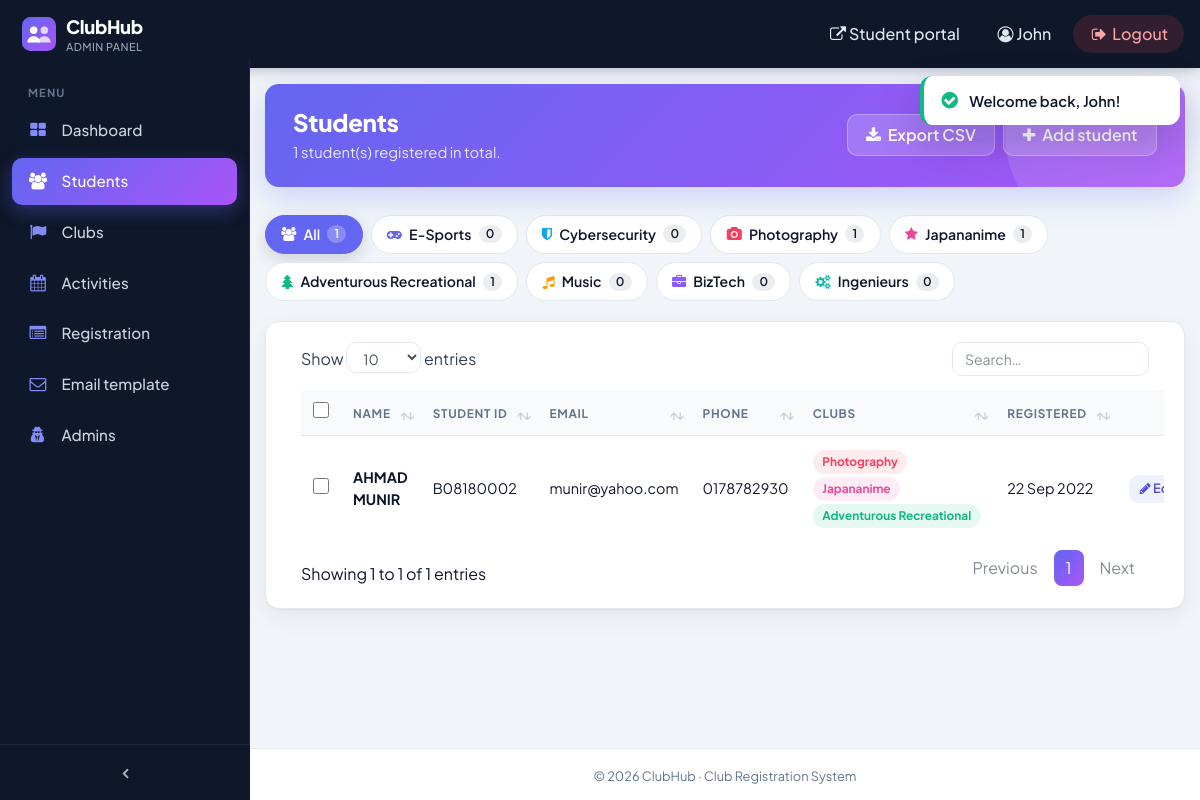
/club-unimy/students.php (signed in), run on the app's committed database.
### tables this page shows
CREATE TABLE `user` (
  `id_user` int(100) NOT NULL,
  `name_user` varchar(200) NOT NULL,
  `studentid_user` varchar(200) NOT NULL,
  `email_user` varchar(200) NOT NULL,
  `phone_user` varchar(200) NOT NULL,
  `club_user` varchar(200) NOT NULL,
  `created_at` timestamp NOT NULL DEFAULT CURRENT_TIMESTAMP
);

### club-unimy/lib/app.php (called while the page is built, shortened)
<?php
require_once APP_ROOT . '/config-mysqli.php';
mysqli_set_charset($conn, 'utf8mb4');
function db(): mysqli
{
    global $conn;
    return $conn;
}
function q(string $sql, array $params = [])
{
    $stmt = db()->prepare($sql);
    if ($params) {
        $stmt->bind_param(str_repeat('s', count($params)), ...array_map('strval', $params));
    }
    $stmt->execute();
    $res = $stmt->get_result();
    return $res === false ? true : $res;
}
function rows(string $sql, array $params = []): array
{
    return q($sql, $params)->fetch_all(MYSQLI_ASSOC);
}
function row(string $sql, array $params = []): ?array
{
    return q($sql, $params)->fetch_assoc() ?: null;
}
function e($v): string
{
    return htmlspecialchars((string)$v, ENT_QUOTES, 'UTF-8');
}
function club_list(?string $stored): array
{
    return array_values(array_filter(array_map('trim', explode(',', (string)$stored))));
}
function club_by_keyword(string $keyword): ?array
{
    foreach (CLUBS as $type => $c) {
        if (strcasecmp($c['keyword'], $keyword) === 0) {
            return $c + ['type' => $type];
        }
    }
    return null;
}
function member_count(string $type): int
{
    $r = row("SELECT COUNT(*) n FROM user WHERE CONCAT(',', club_user) LIKE ?", ['%,' . CLUBS[$type]['keyword'] . ',%']);
    return (int)$r['n'];
}
function total_students(): int
{
    return (int)row("SELECT COUNT(*) n FROM user")['n'];
}

### club-unimy/students.php (the view, shortened to what this page needs)
<?php
require_once __DIR__ . '/lib/layout.php';
$club = $_GET['club'] ?? '';
$students = $club ? members_of($club) : rows("SELECT * FROM user ORDER BY created_at DESC, id_user DESC");
?>
<div class="cb-club-tabs">
    <a href="students.php" class="<?= $club === '' ? 'active' : '' ?>"><i class="fa fa-users"></i> All <span class="cb-count"><?= total_students() ?></span></a>
    <?php foreach (CLUBS as $type => $c) { ?>
    <a href="students.php?club=<?= $type ?>" class="<?= $club === $type ? 'active' : '' ?>" style="--c:<?= $c['color'] ?>">
        <i class="fa <?= $c['icon'] ?>"></i> <?= e($c['keyword']) ?> <span class="cb-count"><?= member_count($type) ?></span>
    </a>
    <?php } ?>
</div>
<div class="card mb-4">
    <div class="card-body">
        <div class="table-responsive">
            <table class="table table-hover js-datatable" style="width:100%">
                <thead>
                    <tr>
                        <th class="no-sort"><input type="checkbox" class="js-check-all" aria-label="Select all"></th>
                        <th>Name</th>
                        <th>Student ID</th>
                        <th>Email</th>
                        <th>Phone</th>
                        <th>Clubs</th>
                        <th>Registered</th>
                        <th class="no-sort text-right">Actions</th>
                    </tr>
                </thead>
                <tbody>
                    <?php foreach ($students as $s) { ?>
                    <tr>
                        <td><input type="checkbox" class="js-check" value="<?= (int)$s['id_user'] ?>" aria-label="Select"></td>
                        <td class="font-weight-bold"><?= e(strtoupper($s['name_user'])) ?></td>
                        <td><?= e(strtoupper($s['studentid_user'])) ?></td>
                        <td><?= e($s['email_user']) ?></td>
                        <td><?= e($s['phone_user']) ?></td>
                        <td>
                            <?php foreach (club_list($s['club_user']) as $k) { $c = club_by_keyword($k); ?>
                                <span class="cb-pill" style="background:<?= $c ? $c['color'] : '#64748b' ?>1a;color:<?= $c ? $c['color'] : '#64748b' ?>"><?= e($k) ?></span>
                            <?php } ?>
                        </td>
                        <td data-order="<?= e($s['created_at']) ?>" class="text-nowrap"><?= e(date('d M Y', strtotime($s['created_at']))) ?></td>
                        <td class="text-right text-nowrap">
                            <a href="edituser.php?id_user=<?= (int)$s['id_user'] ?>" class="btn btn-light-primary btn-sm"><i class="fa fa-pencil"></i> Edit</a>
                        </td>
                    </tr>
                    <?php } ?>
                </tbody>
            </table>
        </div>
    </div>
</div>

### club-unimy/css/sb-admin.css (style rules this page uses)
html { position: relative; min-height: 100%; }
body { overflow-x: hidden; }
body.sticky-footer { margin-bottom: 56px; }
body.fixed-nav { padding-top: 56px; }

### club-unimy/css/theme.css (style rules this page uses)
:root { --cb-primary: #6366f1; --cb-primary-600: #4f46e5; --cb-accent: #a855f7; --cb-gradient: linear-gradient(135deg, #6366f1 0%, #a855f7 100%); --cb-sidebar: #0f172a; --cb-sidebar-2: #1e293b; --cb-bg: #f1f5f9; --cb-surface: #ffffff; --cb-text: #0f172a; --cb-muted: #64748b; --cb-border: #e2e8f0; --cb-success: #10b981; --cb-danger: #ef4444; --cb-warning: #f59e0b; --cb-radius: 14px; --cb-shadow: 0 1px 2px rgba(15, 23, 42, .04), 0 8px 24px rgba(15, 23, 42, .06); }
html, body { font-family: "Plus Jakarta Sans", system-ui, -apple-system, "Segoe UI", Roboto, sans-serif !important; color: var(--cb-text); }
body, body.bg-dark { background: var(--cb-bg) !important; }
a { color: var(--cb-primary-600); }
.card { border: 1px solid var(--cb-border) !important; border-radius: var(--cb-radius) !important; box-shadow: var(--cb-shadow); background: var(--cb-surface); overflow: hidden; }
.table { font-family: inherit !important; font-size: .9rem !important; color: var(--cb-text); }
.table thead th { background: #f8fafc; color: var(--cb-muted); font-size: .74rem; font-weight: 700; letter-spacing: .06em; text-transform: uppercase; border-top: 0 !important; border-bottom: 1px solid var(--cb-border) !important; white-space: nowrap; }
.table td { vertical-align: middle !important; border-top: 1px solid #f1f5f9 !important; }
table.dataTable { border-collapse: collapse !important; }
.btn { border-radius: 10px !important; font-weight: 600 !important; padding: .5rem 1.15rem; border: 0 !important; transition: transform .15s, box-shadow .15s, filter .15s; }
.cb-head-actions .btn { background: rgba(255, 255, 255, .18) !important; color: #fff !important; box-shadow: none; border: 1px solid rgba(255, 255, 255, .3) !important; }
.cb-pill { display: inline-flex; align-items: center; gap: .35rem; font-size: .74rem; font-weight: 700; padding: .2rem .6rem; border-radius: 999px; margin: .1rem .15rem .1rem 0; white-space: nowrap; }
.cb-club-tabs { display: flex; flex-wrap: wrap; gap: .5rem; margin-bottom: 1.25rem; }
.cb-club-tabs a { display: inline-flex; align-items: center; gap: .45rem; padding: .5rem .95rem; border-radius: 999px; background: #fff; border: 1px solid var(--cb-border); color: var(--cb-text); font-weight: 600; font-size: .88rem; transition: all .15s; }
.cb-club-tabs a i { color: var(--c, var(--cb-primary)); }
.cb-club-tabs a.active { background: var(--c, var(--cb-primary)); border-color: var(--c, var(--cb-primary)); color: #fff; box-shadow: 0 6px 16px rgba(15, 23, 42, .15); }
.cb-club-tabs a.active i { color: #fff; }
.cb-club-tabs .cb-count { background: rgba(15, 23, 42, .08); border-radius: 999px; padding: 0 .45rem; font-size: .75rem; }
.cb-club-tabs a.active .cb-count { background: rgba(255, 255, 255, .25); }
.btn-light-primary { background: #eef2ff !important; color: var(--cb-primary-600) !important; }
.btn-sm { padding: .3rem .7rem !important; font-size: .8rem !important; }
table.dataTable td input[type=checkbox], table.dataTable th input[type=checkbox] { width: 16px; height: 16px; accent-color: var(--cb-primary); }

### data on the page
user: name_user "AHMAD MUNIR", studentid_user "B08180002", email_user "munir@yahoo.com", phone_user "0178782930", club_user "Photography", club_user "Japananime", club_user "Adventurous Recreational", created_at "22 Sep 2022"

### other printed values
APP_NAME "ClubHub"
$label "Dashboard"
$label "Students"
$label "Clubs"
$label "Activities"
$label "Registration"
$label "Email template"
$label "Admins"
$_SESSION['u_first'] "John"
$title "Students"
$subtitle "1 student(s) registered in total."
$actions "Export CSV Add student"
total_students() "1"
$c['keyword'] "E-Sports"
member_count($type) "0"
